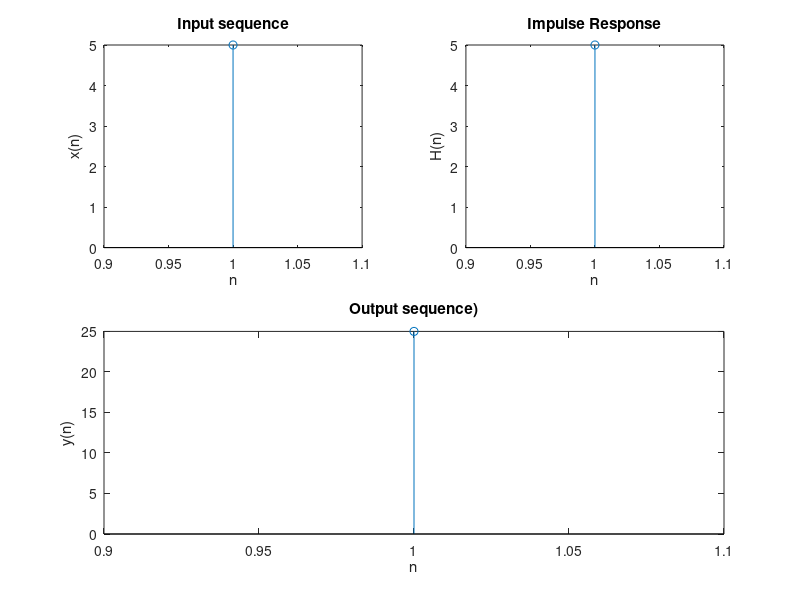

Write MATLAB code to recreate this figure.
x=input('Enter x: ');
h=input('Enter h: ');
xl=length(x);
hl=length(h);
X=[x,zeros(1,xl)];
H=[h,zeros(1,hl)];
for n=1:xl+hl-1
    y(n)=0;
    for k=1:xl
        if n-k+1>0
          y(n)=y(n)+X(k)*H(n-k+1);
        end
    end
end
a=[1:1:xl];
b=[1:1:hl];
c=[1:1:xl+hl-1];
subplot(2,2,1);
stem(a,x);
xlabel('n');
ylabel('x(n)');
title('Input sequence')
subplot(2,2,2);
stem(b,h);
xlabel('n');
ylabel('H(n)');
title('Impulse Response')
subplot(2,2,[3,4]);
stem(y);
xlabel('n');
ylabel('y(n)');
title('Output sequence)')


        